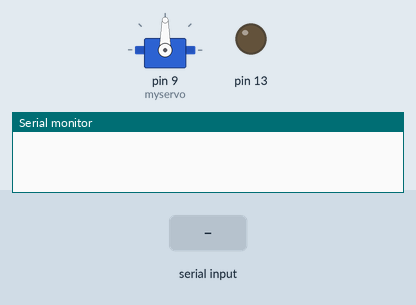
Simulated run of this sketch. Board: Arduino Uno, built with avr-gcc and run on an emulated ATmega328P. On the bench: servo, output pins drawn as LEDs (lit = HIGH), the last lines printed to the serial monitor. The test bench sets the inputs (shaded band).

Above: at 1.2 s.
1.3 s: "90,45\n" received over Serial
At 2.2 s:
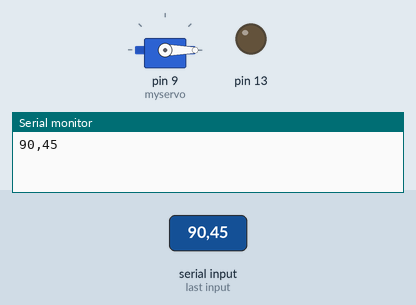
3.4 s: "200\n" received over Serial
5.3 s: "30,150\n" received over Serial
Timing chart, 0 to 8.3 s (numbered marks = the images above; inputs shaded):
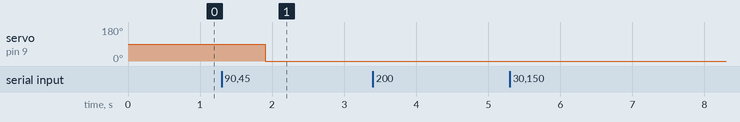

Measured:
- after the input at 1.3 s, servo on pin 9 (myservo): 90° → 0° after 0.60 s

The sketch:

arduino_motor2.ino
```cpp
#include <Servo.h>
# include <stdlib.h>
#include<stdio.h>

Servo myservo; // create servo object to control a servo
// int potpin = 0; // analog pin used to connect the potentiometer

float val; // variable to read the value from the analog pin
String rotation;
String inputString = "";
bool stringComplete = false;
int count = 0;

void setup()
{
  pinMode(13, OUTPUT);
  Serial.begin(9600);
  myservo.attach(9); // attaches the servo on pin 9 to the servo object
  inputString.reserve(200);

}


// serial EVENT

void loop() {
  while (Serial.available()) {
 char inChar = Serial.read();
 inputString += inChar;
 delay(100);
 if (inChar == '\n') {
      stringComplete = true;
    }
  }
if (stringComplete){
    Serial.println(inputString);
 myservo.write(inputString.toInt()); // sets position to the scaled value
 inputString = "";
}
}
```
